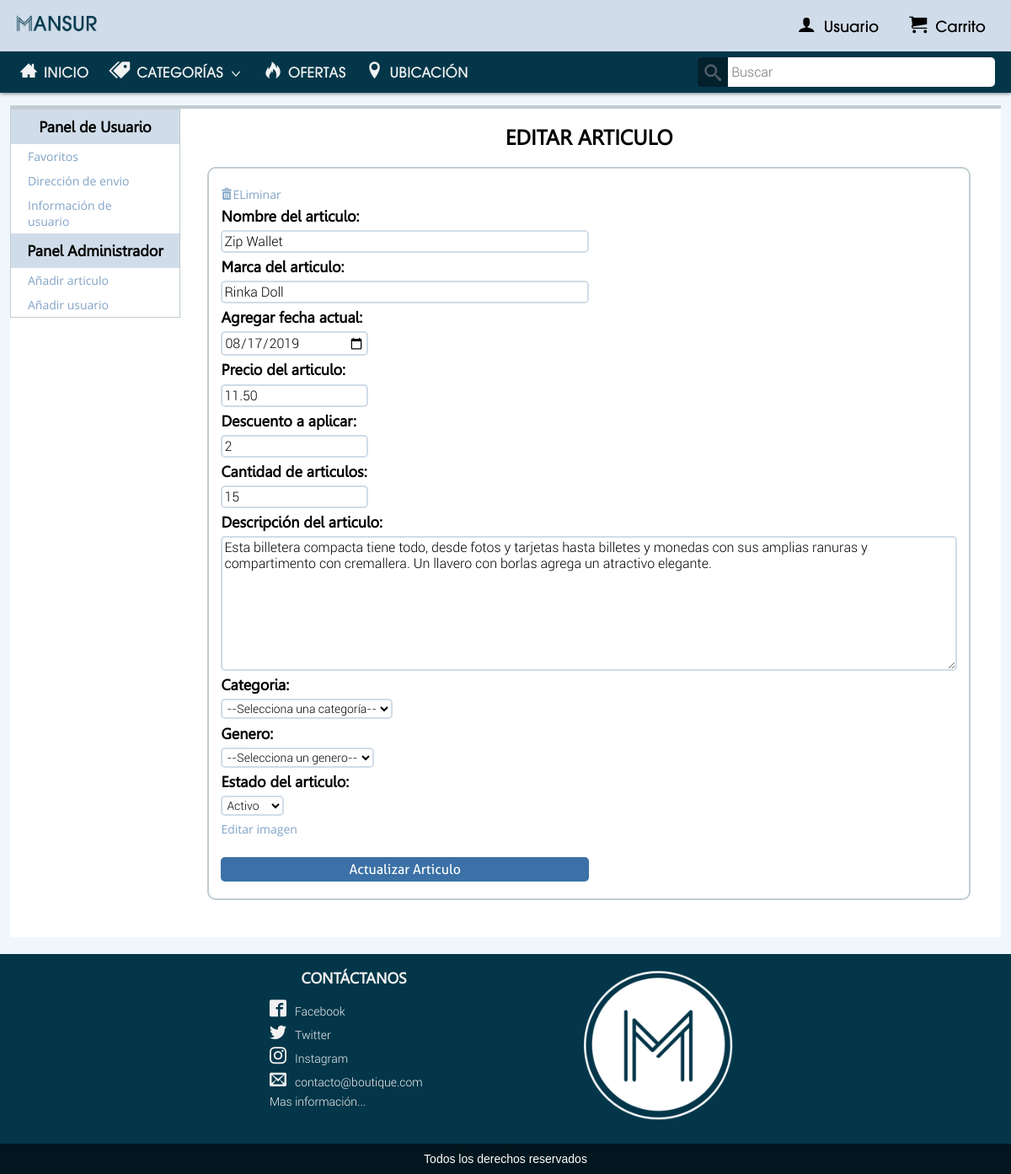
The page /USER/editar.php?id=51 on the database its author committed.
### tables this page shows
CREATE TABLE IF NOT EXISTS `articulo` (
  `art_id` int(11) NOT NULL AUTO_INCREMENT,
  `fecha` date NOT NULL,
  `nombre` varchar(50) NOT NULL,
  `marca` varchar(20) NOT NULL,
  `precio` decimal(6,2) NOT NULL,
  `descuento` int(3) NOT NULL,
  `descripcion` text NOT NULL,
  `img` varchar(250) NOT NULL,
  `cat_id` int(5) NOT NULL,
  `ge_id` int(5) NOT NULL,
  `estado` tinyint(1) NOT NULL,
  `tallas` tinyint(1) NOT NULL,
  `cantidad` int(5) NOT NULL,
  PRIMARY KEY (`art_id`),
  KEY `cat_id` (`cat_id`),
  KEY `ge_id` (`ge_id`),
  FULLTEXT KEY `nombre` (`nombre`,`marca`)
);

### USER/editar.php (the view, shortened to what this page needs)
<html>
    <head>
        <link rel='stylesheet' type='text/css' href='../RECU/CSS/Style.css' media="all">
        <link rel='stylesheet' type='text/css' href='../RECU/CSS/Fonts.css' media="all">
        <link rel='stylesheet' type='text/css' href='../RECU/CSS/S3.css' media="all">
    </head>
<body>
<?php
if(isset($uid)){
	include("ELE/menuL.php");
}else{
	include("ELE/menu.php");
}
?>
<div id="ES1">
<?php include("ELE/panel.php"); ?>
<?php
    include "../RECU/ELE/BD.php";
    $id = $_GET['id'];
    $sql = "SELECT * FROM articulo WHERE art_id = '$id'";
    $result = mysqli_query($con,$sql);
    while($mostrar=mysqli_fetch_assoc($result)){
      $cat_id = $mostrar['cat_id'];
      $ge_id = $mostrar['ge_id'];
        ?>
<div class="RE">
     <h1>EDITAR ARTICULO</h1>
     <ul class="na">
          <form method="POST" action="" enctype="multipart/form-data">
          <li><a href="<?php echo $eliminar?>"><span class="icon-eliminar"></span>ELiminar</a></li>
          <li><h3>Nombre del articulo:</h3>
          <input name="nombre" value="<?php echo $mostrar['nombre']?>"></li>
          <li><h3>Marca del articulo:</h3>
          <input name="marca" value="<?php echo $mostrar['marca']?>"></li>
          <li><h3>Agregar fecha actual:</h3>
          <input class="din" name="fecha" type="date"value="<?php echo $mostrar['fecha']?>"></li>
          <li><h3>Precio del articulo:</h3>
          <input class="din" name="precio" type="number" step="any" min="0" value="<?php echo $mostrar['precio']?>"></li>
          <li><h3>Descuento a aplicar:</h3>
          <input class="din" name="descuento" type="number" step="int" min="0" value="<?php echo $mostrar['descuento']?>"></li>
          <li><h3>Cantidad de articulos:</h3>
          <input class="din" name="cantidad" type="number" min="0" value="<?php echo $mostrar['cantidad']?>"></li>
          <li><h3>Descripción del articulo:</h3>
          <textarea name="descripcion"><?php echo $mostrar['descripcion']?></textarea></li>
          <li><h3>Categoria:</h3>
            <select name="categoria">
            <option value="<?php echo $cat_id?>">--Selecciona una categoría--</option>
          </select></li>
          <li><h3>Genero:</h3>
            <select name="genero">
            <option value="<?php echo $ge_id?>">--Selecciona un genero--</option>
          </select></li>
          <li><h3>Estado del articulo:</h3>
            <select name="estado">
                  <option value="1">Activo</option>
          </select></li>
          <li><a href="editarimg.php?id=<?php echo $id?>">Editar imagen</a></li>
          <li><button class="añ-di" name="subir">Actualizar Articulo</button></li>
          </form>
      </ul>
  </div>
<?php } ?>
</div>
<?php include("../RECU/ELE/footerU.php"); ?>

### RECU/CSS/Style.css (style rules this page uses)
@media screen and (-webkit-min-device-pixel-ratio:0) { * { margin: 0px; padding: 0px; } }
@media screen and (-webkit-min-device-pixel-ratio:0) { body { background-color: #eff7fc; } }
@media screen and (-webkit-min-device-pixel-ratio:0) { input { border-radius: 5px; background-color: #ffffff; border: 2px solid; border-color: #d0dce9; font-size: 16px; font-family: 'Roboto', 'Noto', 'Arial', 'sans-serif;'; padding: 1px; } }
@media screen and (-webkit-min-device-pixel-ratio:0) { textarea { border-radius: 5px; background-color: #ffffff; border: 2px solid; border-color: #d0dce9; font-family: 'Roboto', 'Noto', 'Arial', 'sans-serif;'; font-size: 16px; padding: 1px; } }
@media screen and (-webkit-min-device-pixel-ratio:0) { select { border-radius: 5px; background-color: #ffffff; border: 2px solid; border-color: #d0dce9; font-family: 'Roboto', 'Noto', 'Arial', 'sans-serif;'; font-size: 14px; padding: 1px; } }
@media screen and (-webkit-min-device-pixel-ratio:0) { a { text-decoration: none; } }
@media screen and (-webkit-min-device-pixel-ratio:0) { ul { list-style: none; } }
#ES1 { width: 80%; background-color: #ffffff; position: relative; margin: auto; margin-top: 125px; border-top: 4px solid rgba(193,204,210); padding-bottom: 5px; overflow: hidden; padding-bottom: 2%; }
#ES1 h1 { color: black; font-size: 25px; font-family:'Gisha', 'DengXian', 'Helvatica'; font-weight: bold; text-align: center; margin: 20px; }
@media screen and (max-width:1366px ) { #ES1 { width: 98%; } }

### RECU/CSS/S3.css (style rules this page uses)
@media screen and (-webkit-min-device-pixel-ratio:0) { * { margin: 0; padding: 0; } }
@media screen and (-webkit-min-device-pixel-ratio:0) { .RE { width: 84%; position:relative; float: left; } }
@media screen and (-webkit-min-device-pixel-ratio:0) { .RE h1 { color: black; font-size: 25px; font-family:'Gisha', 'DengXian', 'Helvatica'; font-weight: bold; text-align: center; margin: 20px; margin-bottom: 40px; } }
@media screen and (-webkit-min-device-pixel-ratio:0) { .RE ul.na { width: 80%; margin: auto; margin-bottom: 2%; border: 2px solid rgba(193,204,210); border-radius: 10px; padding: 1.5%; } }
@media screen and (-webkit-min-device-pixel-ratio:0) { .RE ul li { margin-top: 0.7%; margin-bottom: 0.7%; } }
@media screen and (-webkit-min-device-pixel-ratio:0) { .RE ul li h3 { color: black; font-size: 18px; font-family:'Gisha', 'DengXian', 'Helvatica'; font-weight: bold; text-align: left; margin: 0; } }
@media screen and (-webkit-min-device-pixel-ratio:0) { .RE ul li input { margin-top: 0.7%; width: 50%; padding: 2px; } }
@media screen and (-webkit-min-device-pixel-ratio:0) { .RE ul li input.din { width: 20%; } }
@media screen and (-webkit-min-device-pixel-ratio:0) { .RE ul li textarea { margin-top: 0.7%; width: 50%; padding: 2px; } }
@media screen and (-webkit-min-device-pixel-ratio:0) { .RE ul li select { margin-top: 0.7%; } }
@media screen and (-webkit-min-device-pixel-ratio:0) { .RE ul li button { font-size: 16px; font-family: 'Aller', 'Bahnschrift SemiBold', 'Arial'; color: white; padding: 5px; width: 30%; background: #3B71A6; border-radius: 5px; border: none; margin-top: 0.7%; -webkit-transition: all .15s ease; -moz-transition: all .15s ease; -ms-transition: all .15s ease; -o-transition: all .15s ease; transition: all .15s ease; } }
@media screen and (-webkit-min-device-pixel-ratio:0) { .RE ul.na li textarea { width: 100%; height: 20%; } }
@media screen and (-webkit-min-device-pixel-ratio:0) { .RE ul.na li button { margin-top: 2%; width: 50%; } }
@media screen and (-webkit-min-device-pixel-ratio:0) { .RE ul.na li a { color: #82A4C6; font-size: 14px; font-family:'Open Sans', 'Bahnschrift', 'Arial'; font-style: bold; } }
@media screen and (max-width:1366px ) { .RE { width: 82%; } }
@media screen and (max-width:1366px ) { .RE ul.na { width: 90%; } }
@media screen and (max-width:1280px ) { .RE { width: 82.5%; } }

### rows shown on the page
articulo: nombre "Zip Wallet", marca "Rinka Doll", precio "11.50", descuento "2", cantidad "15", descripcion "Esta billetera compacta tiene todo, desde fotos y tarjetas hasta billetes y monedas con sus amplias ranuras y compartimento con cremallera. Un llavero con borlas agrega un atractivo elegante."
